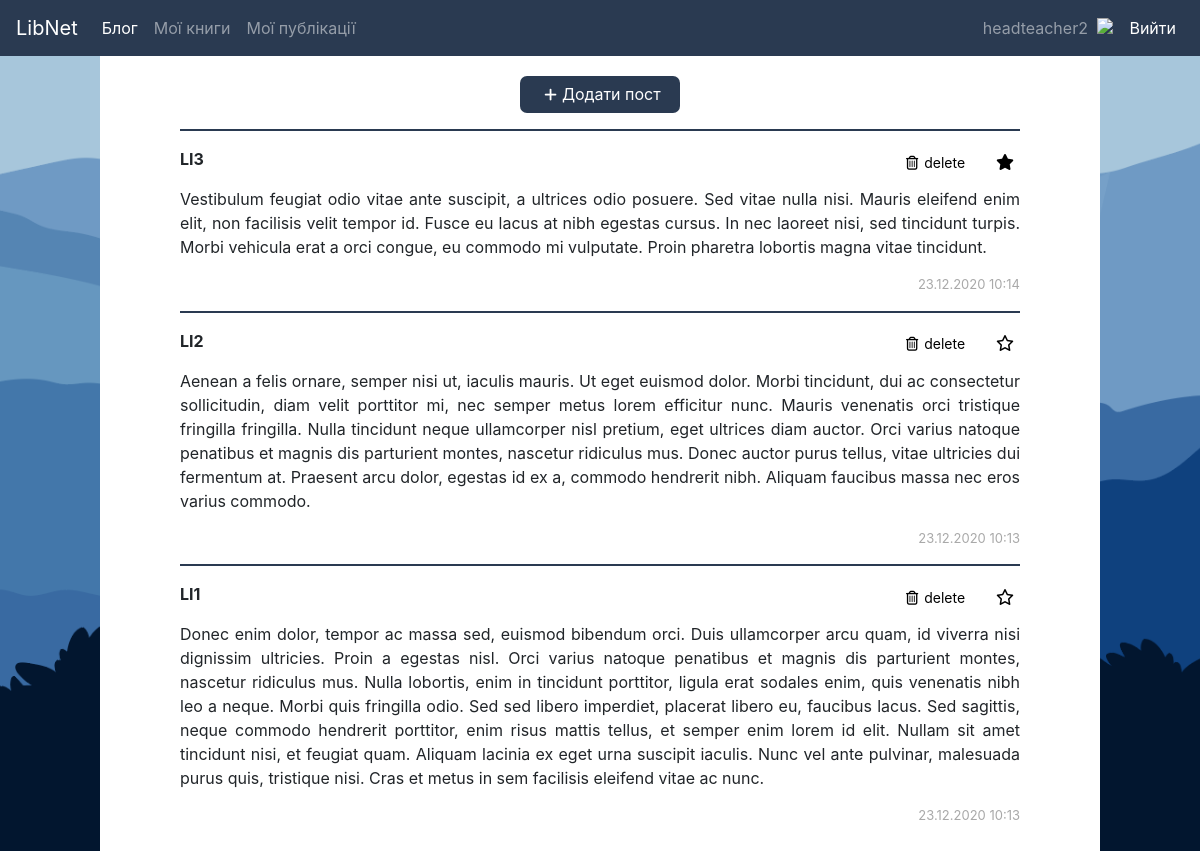
/posts (signed in), run on the app's committed database.
### sn/db.py (models this page shows)
class User(db.Model):
	id = db.Column(db.Integer, primary_key=True)
	username = db.Column(db.String(80), nullable=False, unique = True)
	name = db.Column(db.String(80), nullable=False)
	birth_date = db.Column(db.DateTime, nullable=False)
	email = db.Column(db.String(80), unique=True, nullable=False)
	password = db.Column(db.String(80), nullable=False)
	avatar = db.Column(db.String(100))

class Post(db.Model):
	id = db.Column(db.Integer, primary_key=True)
	author_id = db.Column(db.Integer, db.ForeignKey('user.id'), nullable=False)
	author = db.relationship('User',  foreign_keys = "Post.author_id")
	title = db.Column(db.String(80), nullable=False)
	body = db.Column(db.Text, nullable=False)
	date = db.Column(db.String(80), nullable=False)
	likes = db.Column(db.String(100))
	is_favorite = db.Column(db.Boolean, default=False)

### sn/index.py (the view)
@app.route('/posts', methods=('GET', 'POST'))
def posts():
	get_user()
	p = None
	if g.user is not None:
		p = Post.query.filter_by(author_id=g.user.id)
		print(p.all())
	return render_template('posts.html', posts=p)

### sn/index.py (called while the page is built)
def get_user():
	user_id = session.get('user_id')
	if user_id is None:
		g.user = None
	else:
		g.user = User.query.filter_by(id=user_id).first()
	return g.user

### sn/templates/posts.html (shortened to what this page needs)
<!doctype html>
<html>
    <head>
        <link rel="stylesheet" href="https://maxcdn.bootstrapcdn.com/bootstrap/4.0.0/css/bootstrap.min.css">
        <link rel="stylesheet" href="../static/css/style.css">
    </head>
    <body>
        {% include 'navbar.html' %}
        {% if g.user %}
        <div style="max-width: 1000px; margin: auto; background-color: white; padding-right: 80px; padding-left: 80px; margin-top: 0; min-height: 92vh; padding-top: 10px; padding-bottom: 15px;">
        <form>
        <button formaction="{{ url_for('add_post') }}" id="add-quote-button" class="add-quote-button" style="margin: auto; display: block; margin-top: 10px;"><i class="fas fa-plus" style="margin: 5px; font-size: 0.9rem;"></i>Додати пост</button>
        </form>
          {% if posts.first() %}
            <ul class="posts" style="padding: 0px;">
                {% for post in posts|reverse %}
                <hr style="border-top: 2px solid #2A3A51">
                    <li class="post" style="padding: 0px; list-style: none;">
                        <div style="display: flex; justify-content: space-between;">
                        <p><b>{{ post.title }}</b></p>
                        <form method="post">
                    <button class="edit-delete-button delete-post" formaction="{{ url_for('delete_post', id=post.id) }}" ><i class="far fa-trash-alt" style="margin-right: 6px;"></i>delete</button>
                            {%  if post.is_favorite %}
                <button formaction="{{ url_for('add_post_to_favorites', id=post.id) }}" style="border: 0; background-color: transparent;"><i class="fas fa-star"></i></button>
                    {%  else %}
                <button formaction="{{ url_for('add_post_to_favorites', id=post.id) }}" style="border: 0; background-color: transparent;"><i class="far fa-star"></i></button>
                    {%  endif %}
                    </form>
                        </div>
                    <p style="text-align: justify;">{{ post.body }}</p>
                    <p style="text-align: right; color: darkgray; font-size: 13px;">{{ post.date }}</p>
                    </li>
                {% endfor %}
            </ul>
          {% else %}
            <hr>
            <div style="margin-top: 20px; text-align: center;">У Вас поки що немає власних публікацій.</div>
          {% endif %}
        {% else %}
            <hr>
          <div>Увійдіть в аккаунт, щоб побачити свої пости.</div>
        {% endif %}
        </div>
    </body>
</html>

### sn/templates/navbar.html (shortened to what this page needs)
<!doctype html>
<html>
<head>
    <link rel="stylesheet" href="../static/css/style.css">
<link rel="stylesheet" href="https://maxcdn.bootstrapcdn.com/bootstrap/4.0.0/css/bootstrap.min.css">
</head>
<body>
<nav class="navbar navbar-expand-lg navbar-dark" style="background-color: #2A3A51;">
  <a class="navbar-brand" href="{{ url_for('index') }}">LibNet</a>
  <div  class="collapse navbar-collapse" id="navbarSupportedContent">
      {% if g.user %}
    <ul class="navbar-nav mr-auto">
      <li class="nav-item active">
        <a class="nav-link" href="{{ url_for('blog') }}">Блог<span class="sr-only">(current)</span></a>
      </li>
      <li class="nav-item">
        <a class="nav-link" href="{{ url_for('books') }}">Мої книги</a>
      </li>
        <li class="nav-item">
        <a class="nav-link" href="{{ url_for('posts') }}">Мої публікації</a>
      </li>
    </ul>
      {% endif %}
      <ul class="navbar-nav">
      {% if g.user %}
        <li class="nav-item">
        <a class="nav-link" href="{{ url_for('my_profile') }}" style="height: 40px;">
            {{ g.user.username }}
            {% if g.user.avatar %}
            <img src="{{ g.user.avatar }}" style="height: 40px; margin-top: -8px; margin-left: 5px;">
            {% endif %}
            </a>
        </li>
        <li class="nav-item">
        <a style="color: white" class="nav-link" href="{{ url_for('logout') }}">Вийти</a>
        </li>
     {% endif %}
    </ul>
  </div>
</nav>
    </body>
</html>

### sn/static/css/style.css (style rules this page uses)
a { color: #000; text-decoration: none; }
.nav-link { color: black; }
.add-class-button, .edit-delete-button, .add-quote-button { background-color: #2A3A51; color: white; width: 160px; height: 37px; border-radius: 7px; margin: auto; border-color: transparent; margin: 1px 0 1px 0; }
.edit-delete-button { width: 100px; height: 28px; font-size: 14px; }
.edit-delete-button.delete-post { color: black; background-color: inherit; }

### sn/templates/navbar.html (style rules this page uses)
.navbar { position: sticky; left: 0; }

### sn/templates/posts.html (style rules this page uses)
body { background-image: url("../static/img/17.png");; background-attachment: fixed; background-repeat: no-repeat; background-size: cover; }

### data on the page
User: user.username "headteacher2"
Post: title "LI3", body "Vestibulum feugiat odio vitae ante suscipit, a ultrices odio posuere. Sed vitae nulla nisi. Mauris eleifend enim elit, non facilisis velit tempor id. Fusce eu lacus at nibh egestas cursus. In nec laoreet nisi, sed tincidunt turpis. Morbi vehicula erat a orci congue, eu commodo mi vulputate. Proin pharetra lobortis magna vitae tincidunt.", date "23.12.2020 10:14"
Post: title "LI2", body "Aenean a felis ornare, semper nisi ut, iaculis mauris. Ut eget euismod dolor. Morbi tincidunt, dui ac consectetur sollicitudin, diam velit porttitor mi, nec semper metus lorem efficitur nunc. Mauris venenatis orci tristique fringilla fringilla. Nulla tincidunt neque ullamcorper nisl pretium, eget ultrices diam auctor. Orci varius natoque penatibus et magnis dis parturient montes, nascetur ridiculus mus. Donec auctor purus tellus, vitae ultricies dui fermentum at. Praesent arcu dolor, egestas id ex a, commodo hendrerit nibh. Aliquam faucibus massa nec eros varius commodo.", date "23.12.2020 10:13"
Post: title "LI1", body "Donec enim dolor, tempor ac massa sed, euismod bibendum orci. Duis ullamcorper arcu quam, id viverra nisi dignissim ultricies. Proin a egestas nisl. Orci varius natoque penatibus et magnis dis parturient montes, nascetur ridiculus mus. Nulla lobortis, enim in tincidunt porttitor, ligula erat sodales enim, quis venenatis nibh leo a neque. Morbi quis fringilla odio. Sed sed libero imperdiet, placerat libero eu, faucibus lacus. Sed sagittis, neque commodo hendrerit porttitor, enim risus mattis tellus, et semper enim lorem id elit. Nullam sit amet tincidunt nisi, et feugiat quam. Aliquam lacinia ex eget urna suscipit iaculis. Nunc vel ante pulvinar, malesuada purus quis, tristique nisi. Cras et…", date "23.12.2020 10:13"
